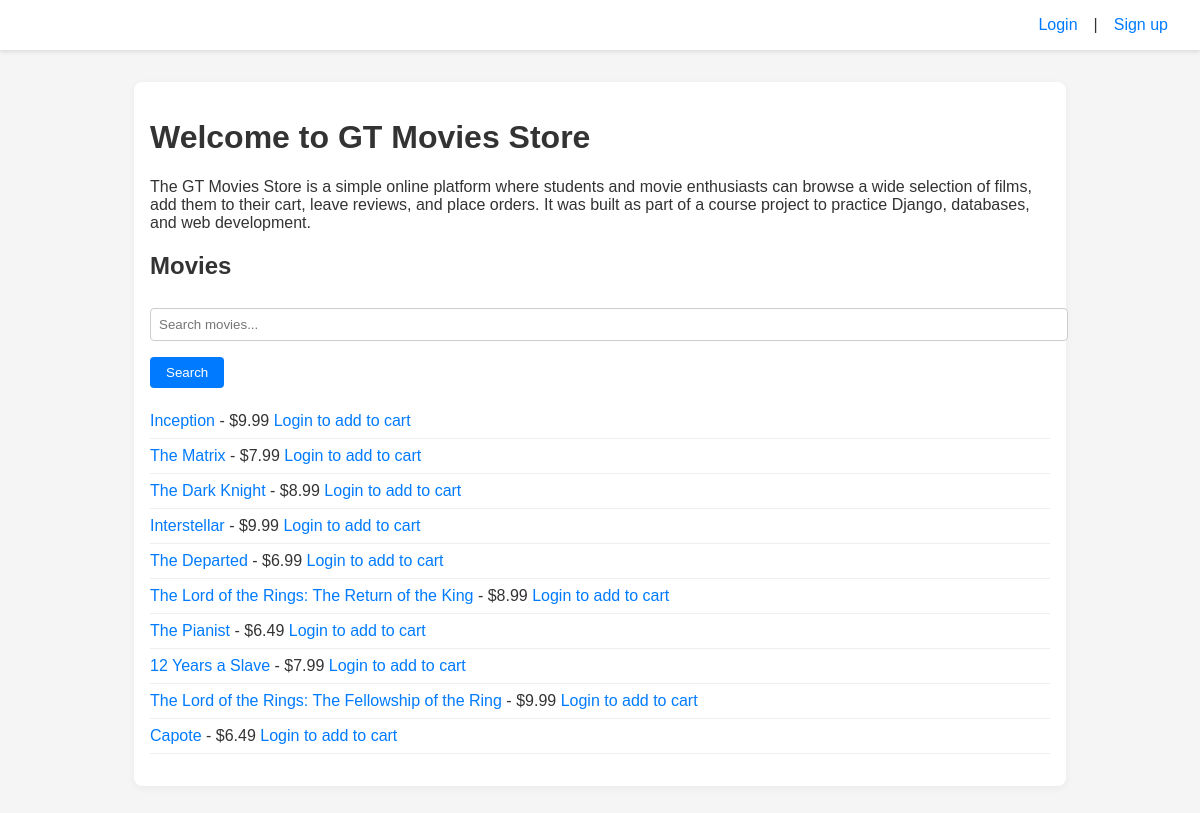
The page / on the database its author committed.
### movies/models.py (models this page shows, shortened)
class Movie(models.Model):
    title = models.CharField(max_length=200)
    price = models.DecimalField(max_digits=6, decimal_places=2)
    description = models.TextField()
    image = models.ImageField(upload_to='movies/', blank=True, null=True) #blank=True, null=True
    release_date = models.DateField(default=timezone.now)

### movies/views.py (the view)
# urls.py: path("", views.movie_list, name="movie_list"),
def movie_list(request):
    query = request.GET.get("q")
    if query:
        movies = Movie.objects.filter(Q(title__icontains=query))
    else:
        movies = Movie.objects.all()
    return render(request, "movies/movie_list.html", {"movies": movies, "query": query})

### movies/templates/movies/movie_list.html
{% extends "base.html" %}
{% block content %}
<h1>Welcome to GT Movies Store</h1>
<p>
  The GT Movies Store is a simple online platform where students and movie enthusiasts
  can browse a wide selection of films, add them to their cart, leave reviews, and place orders.
  It was built as part of a course project to practice Django, databases, and web development.
</p>
<h2>Movies</h2>
<form method="get">
  <input type="text" name="q" placeholder="Search movies..." value="{{ query|default:'' }}">
  <button type="submit">Search</button>
</form>
<ul>
  {% for movie in movies %}
    <li>
      <a href="{% url 'movie_detail' movie.pk %}">{{ movie.title }}</a> - ${{ movie.price }}
      {% if user.is_authenticated %}
        <form method="post" action="{% url 'add_to_cart' movie.pk %}" style="display:inline;">
          {% csrf_token %}
          <button type="submit">Add to Cart</button>
        </form>
      {% else %}
        <a href="{% url 'login' %}">Login to add to cart</a>
      {% endif %}
    </li>
  {% empty %}
    <li>No movies found.</li>
  {% endfor %}
</ul>
{% endblock %}

### static/css/styles.css (style rules this page uses)
body { font-family: 'Helvetica', 'Arial', sans-serif; background-color: #f5f5f5; color: #333; margin: 0; padding: 0; }
a { text-decoration: none; color: #007BFF; }
button { background-color: #007BFF; color: white; border: none; padding: 0.5rem 1rem; border-radius: 4px; cursor: pointer; }
input[type="text"], textarea { width: 100%; padding: 0.5rem; margin: 0.5rem 0 1rem 0; border: 1px solid #ccc; border-radius: 4px; }
ul { list-style: none; padding: 0; }
ul li { padding: 0.5rem 0; border-bottom: 1px solid #eee; }

### rows shown on the page
Movie: title "Inception", price "9.99"
Movie: title "The Matrix", price "7.99"
Movie: title "The Dark Knight", price "8.99"
Movie: title "Interstellar", price "9.99"
Movie: title "The Departed", price "6.99"
Movie: title "The Lord of the Rings: The Return of the King", price "8.99"
Movie: title "The Pianist", price "6.49"
Movie: title "12 Years a Slave", price "7.99"
Movie: title "The Lord of the Rings: The Fellowship of the Ring", price "9.99"
Movie: title "Capote", price "6.49"
